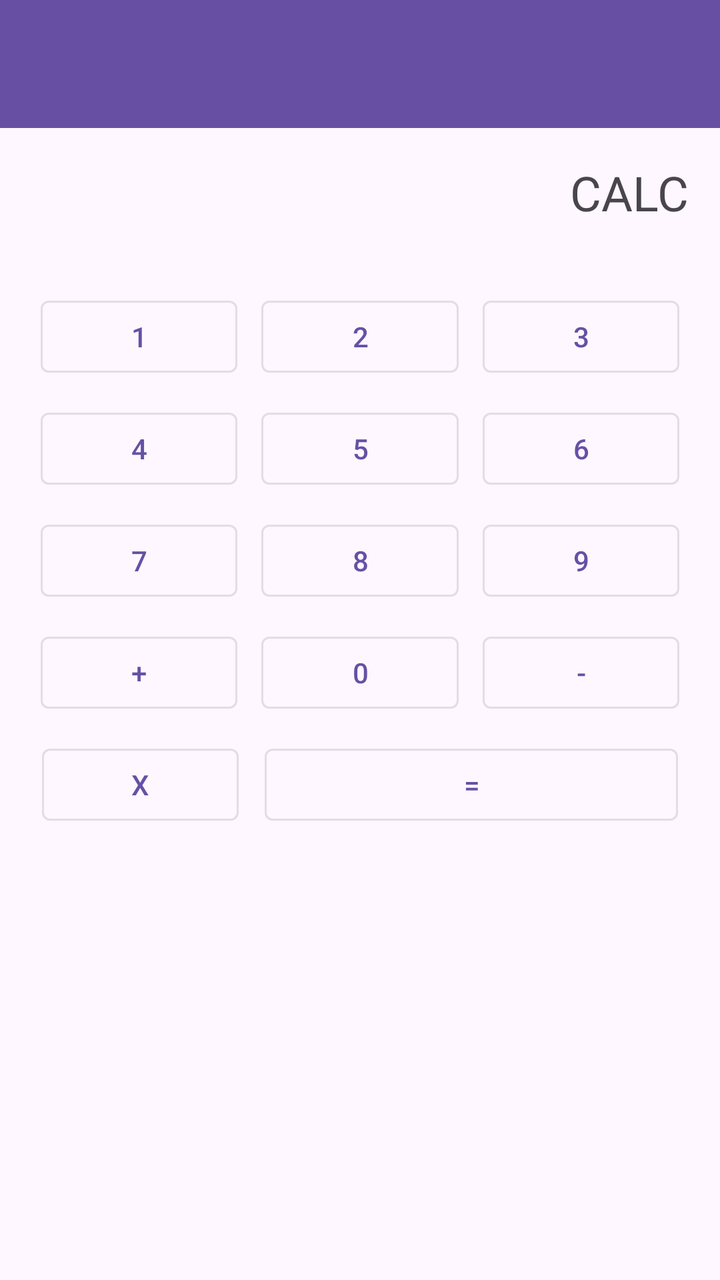
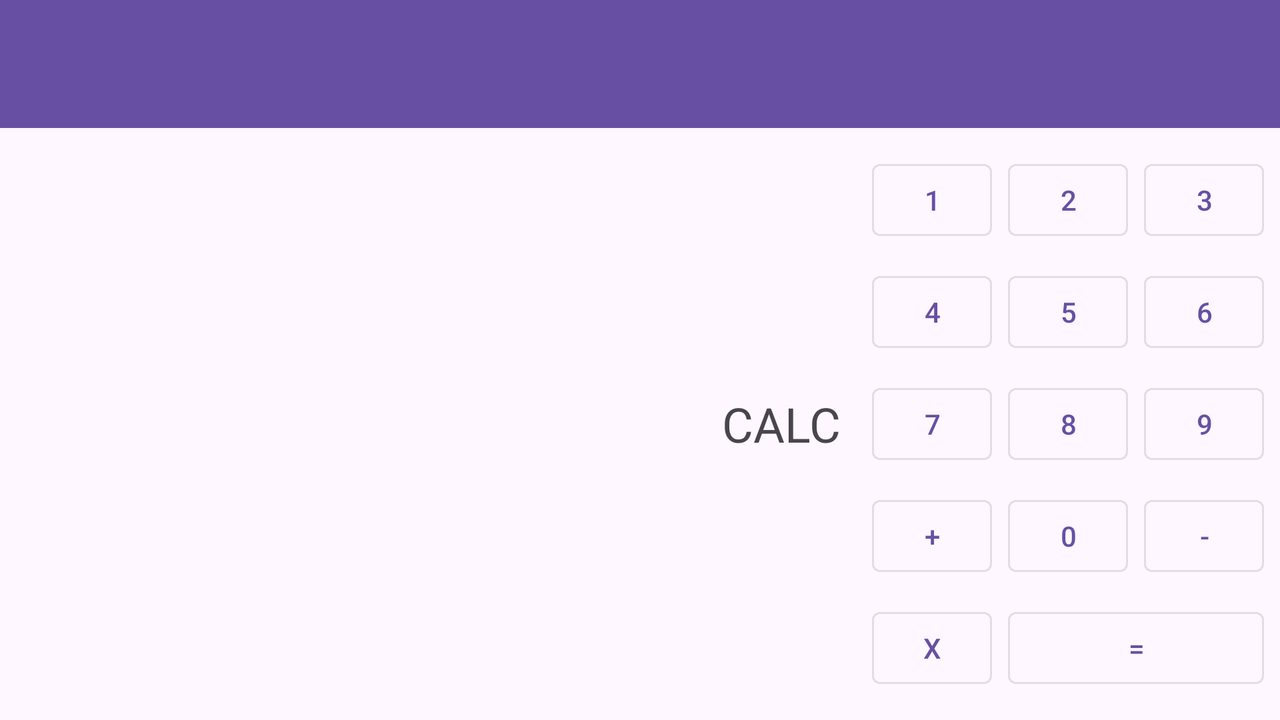

Two renders of one Android screen. The first uses the default layout on a phone; the second uses the alternative layout the repository ships for a different screen configuration, on a matching device. The two XML files are below.
<!-- AndroidManifest.xml: application theme Theme.Cs5520spring2025a1ycaptain -->
<!-- res/layout/activity_quic_calc.xml -->
<?xml version="1.0" encoding="utf-8"?>
<LinearLayout xmlns:android="http://schemas.android.com/apk/res/android"
    xmlns:app="http://schemas.android.com/apk/res-auto"
    android:layout_width="match_parent"
    android:layout_height="match_parent"
    android:orientation="vertical">

    <com.google.android.material.appbar.AppBarLayout
        android:layout_width="match_parent"
        android:layout_height="wrap_content"
        android:theme="@style/ThemeOverlay.AppCompat.Dark.ActionBar">

        <androidx.appcompat.widget.Toolbar
            android:id="@+id/toolbar"
            android:layout_width="match_parent"
            android:layout_height="?attr/actionBarSize"
            android:background="?attr/colorPrimary"
            app:popupTheme="@style/ThemeOverlay.AppCompat.Light" />

    </com.google.android.material.appbar.AppBarLayout>

    <TextView
        android:id="@+id/displayText"
        android:layout_width="match_parent"
        android:layout_height="wrap_content"
        android:gravity="end"
        android:padding="16dp"
        android:text="CALC"
        android:textSize="24sp" />

    <androidx.constraintlayout.widget.ConstraintLayout
        android:layout_width="match_parent"
        android:layout_height="match_parent"
        android:padding="16dp">

        <Button
            android:id="@+id/button1"
            style="@style/Widget.MaterialComponents.Button.OutlinedButton"
            android:layout_width="0dp"
            android:layout_height="48dp"
            android:text="1"
            app:layout_constraintEnd_toStartOf="@id/button2"
            app:layout_constraintStart_toStartOf="parent"
            app:layout_constraintTop_toTopOf="parent"
            app:layout_constraintWidth_percent="0.3" />

        <Button
            android:id="@+id/button2"
            style="@style/Widget.MaterialComponents.Button.OutlinedButton"
            android:layout_width="0dp"
            android:layout_height="48dp"
            android:layout_marginStart="8dp"
            android:text="2"
            app:layout_constraintEnd_toStartOf="@id/button3"
            app:layout_constraintStart_toEndOf="@id/button1"
            app:layout_constraintTop_toTopOf="parent"
            app:layout_constraintWidth_percent="0.3" />

        <Button
            android:id="@+id/button3"
            style="@style/Widget.MaterialComponents.Button.OutlinedButton"
            android:layout_width="0dp"
            android:layout_height="48dp"
            android:layout_marginStart="8dp"
            android:text="3"
            app:layout_constraintEnd_toEndOf="parent"
            app:layout_constraintStart_toEndOf="@id/button2"
            app:layout_constraintTop_toTopOf="parent"
            app:layout_constraintWidth_percent="0.3" />

        <Button
            android:id="@+id/button4"
            style="@style/Widget.MaterialComponents.Button.OutlinedButton"
            android:layout_width="0dp"
            android:layout_height="48dp"
            android:layout_marginTop="8dp"
            android:text="4"
            app:layout_constraintEnd_toStartOf="@id/button5"
            app:layout_constraintStart_toStartOf="parent"
            app:layout_constraintTop_toBottomOf="@id/button1"
            app:layout_constraintWidth_percent="0.3" />

        <Button
            android:id="@+id/button5"
            style="@style/Widget.MaterialComponents.Button.OutlinedButton"
            android:layout_width="0dp"
            android:layout_height="48dp"
            android:layout_marginStart="8dp"
            android:layout_marginTop="8dp"
            android:text="5"
            app:layout_constraintEnd_toStartOf="@id/button6"
            app:layout_constraintStart_toEndOf="@id/button4"
            app:layout_constraintTop_toBottomOf="@id/button2"
            app:layout_constraintWidth_percent="0.3" />

        <Button
            android:id="@+id/button6"
            style="@style/Widget.MaterialComponents.Button.OutlinedButton"
            android:layout_width="0dp"
            android:layout_height="48dp"
            android:layout_marginStart="8dp"
            android:layout_marginTop="8dp"
            android:text="6"
            app:layout_constraintEnd_toEndOf="parent"
            app:layout_constraintStart_toEndOf="@id/button5"
            app:layout_constraintTop_toBottomOf="@id/button3"
            app:layout_constraintWidth_percent="0.3" />

        <Button
            android:id="@+id/button7"
            style="@style/Widget.MaterialComponents.Button.OutlinedButton"
            android:layout_width="0dp"
            android:layout_height="48dp"
            android:layout_marginTop="8dp"
            android:text="7"
            app:layout_constraintEnd_toStartOf="@id/button8"
            app:layout_constraintStart_toStartOf="parent"
            app:layout_constraintTop_toBottomOf="@id/button4"
            app:layout_constraintWidth_percent="0.3" />

        <Button
            android:id="@+id/button8"
            style="@style/Widget.MaterialComponents.Button.OutlinedButton"
            android:layout_width="0dp"
            android:layout_height="48dp"
            android:layout_marginStart="8dp"
            android:layout_marginTop="8dp"
            android:text="8"
            app:layout_constraintEnd_toStartOf="@id/button9"
            app:layout_constraintStart_toEndOf="@id/button7"
            app:layout_constraintTop_toBottomOf="@id/button5"
            app:layout_constraintWidth_percent="0.3" />

        <Button
            android:id="@+id/button9"
            style="@style/Widget.MaterialComponents.Button.OutlinedButton"
            android:layout_width="0dp"
            android:layout_height="48dp"
            android:layout_marginStart="8dp"
            android:layout_marginTop="8dp"
            android:text="9"
            app:layout_constraintEnd_toEndOf="parent"
            app:layout_constraintStart_toEndOf="@id/button8"
            app:layout_constraintTop_toBottomOf="@id/button6"
            app:layout_constraintWidth_percent="0.3" />

        <Button
            android:id="@+id/buttonPlus"
            style="@style/Widget.MaterialComponents.Button.OutlinedButton"
            android:layout_width="0dp"
            android:layout_height="48dp"
            android:layout_marginTop="8dp"
            android:text="+"
            app:layout_constraintEnd_toStartOf="@id/button0"
            app:layout_constraintStart_toStartOf="parent"
            app:layout_constraintTop_toBottomOf="@id/button7"
            app:layout_constraintWidth_percent="0.3" />

        <Button
            android:id="@+id/button0"
            style="@style/Widget.MaterialComponents.Button.OutlinedButton"
            android:layout_width="0dp"
            android:layout_height="48dp"
            android:layout_marginStart="8dp"
            android:layout_marginTop="8dp"
            android:text="0"
            app:layout_constraintEnd_toStartOf="@id/buttonMinus"
            app:layout_constraintStart_toEndOf="@id/buttonPlus"
            app:layout_constraintTop_toBottomOf="@id/button8"
            app:layout_constraintWidth_percent="0.3" />

        <Button
            android:id="@+id/buttonMinus"
            style="@style/Widget.MaterialComponents.Button.OutlinedButton"
            android:layout_width="0dp"
            android:layout_height="48dp"
            android:layout_marginStart="8dp"
            android:layout_marginTop="8dp"
            android:text="-"
            app:layout_constraintEnd_toEndOf="parent"
            app:layout_constraintStart_toEndOf="@id/button0"
            app:layout_constraintTop_toBottomOf="@id/button9"
            app:layout_constraintWidth_percent="0.3" />

        <Button
            android:id="@+id/buttonX"
            style="@style/Widget.MaterialComponents.Button.OutlinedButton"
            android:layout_width="0dp"
            android:layout_height="48dp"
            android:layout_marginTop="8dp"
            android:text="X"
            app:layout_constraintEnd_toStartOf="@id/buttonEquals"
            app:layout_constraintStart_toStartOf="parent"
            app:layout_constraintTop_toBottomOf="@id/buttonPlus"
            app:layout_constraintWidth_percent="0.3" />

        <Button
            android:id="@+id/buttonEquals"
            style="@style/Widget.MaterialComponents.Button.OutlinedButton"
            android:layout_width="0dp"
            android:layout_height="48dp"
            android:layout_marginStart="8dp"
            android:layout_marginTop="8dp"
            android:text="="
            app:layout_constraintEnd_toEndOf="parent"
            app:layout_constraintStart_toEndOf="@id/buttonX"
            app:layout_constraintTop_toBottomOf="@id/button0"
            app:layout_constraintWidth_percent="0.63" />

    </androidx.constraintlayout.widget.ConstraintLayout>
</LinearLayout>
<!-- resources referenced by this layout -->
<resources>
  <!-- from res/values-v23/ -->
  <style name="Theme.Cs5520spring2025a1ycaptain" parent="Base.Theme.Cs5520spring2025a1ycaptain">
          
          <item name="android:navigationBarColor">@android:color/transparent</item>
          <item name="android:statusBarColor">@android:color/transparent</item>
          <item name="android:windowLightStatusBar">?attr/isLightTheme</item>
      </style>
  <style name="Base.Theme.Cs5520spring2025a1ycaptain" parent="Theme.Material3.DayNight.NoActionBar">
          
          
      </style>
</resources>
<!-- res/layout-land/activity_quic_calc.xml (the repository's variant of the layout above) -->
<!-- drawn on the phone turned sideways -->
<?xml version="1.0" encoding="utf-8"?>
<LinearLayout xmlns:android="http://schemas.android.com/apk/res/android"
    xmlns:app="http://schemas.android.com/apk/res-auto"
    android:layout_width="match_parent"
    android:layout_height="match_parent"
    android:orientation="vertical">

    <com.google.android.material.appbar.AppBarLayout
        android:layout_width="match_parent"
        android:layout_height="wrap_content"
        android:theme="@style/ThemeOverlay.AppCompat.Dark.ActionBar">

        <androidx.appcompat.widget.Toolbar
            android:id="@+id/toolbar"
            android:layout_width="match_parent"
            android:layout_height="?attr/actionBarSize"
            android:background="?attr/colorPrimary"
            app:popupTheme="@style/ThemeOverlay.AppCompat.Light" />

    </com.google.android.material.appbar.AppBarLayout>

    <LinearLayout
        android:layout_width="match_parent"
        android:layout_height="match_parent"
        android:orientation="horizontal"
        android:padding="8dp">

        <TextView
            android:id="@+id/displayText"
            android:layout_width="0dp"
            android:layout_height="wrap_content"
            android:layout_weight="1"
            android:layout_gravity="center"
            android:gravity="end"
            android:padding="16dp"
            android:text="CALC"
            android:textSize="24sp" />

        <androidx.constraintlayout.widget.ConstraintLayout
            android:layout_width="wrap_content"
            android:layout_height="wrap_content"
            android:layout_gravity="center">

            <Button
                android:id="@+id/button1"
                style="@style/Widget.MaterialComponents.Button.OutlinedButton"
                android:layout_width="60dp"
                android:layout_height="48dp"
                android:text="1"
                app:layout_constraintStart_toStartOf="parent"
                app:layout_constraintTop_toTopOf="parent" />

            <Button
                android:id="@+id/button2"
                style="@style/Widget.MaterialComponents.Button.OutlinedButton"
                android:layout_width="60dp"
                android:layout_height="48dp"
                android:layout_marginStart="8dp"
                android:text="2"
                app:layout_constraintStart_toEndOf="@id/button1"
                app:layout_constraintTop_toTopOf="parent" />

            <Button
                android:id="@+id/button3"
                style="@style/Widget.MaterialComponents.Button.OutlinedButton"
                android:layout_width="60dp"
                android:layout_height="48dp"
                android:layout_marginStart="8dp"
                android:text="3"
                app:layout_constraintStart_toEndOf="@id/button2"
                app:layout_constraintTop_toTopOf="parent" />

            <Button
                android:id="@+id/button4"
                style="@style/Widget.MaterialComponents.Button.OutlinedButton"
                android:layout_width="60dp"
                android:layout_height="48dp"
                android:layout_marginTop="8dp"
                android:text="4"
                app:layout_constraintStart_toStartOf="parent"
                app:layout_constraintTop_toBottomOf="@id/button1" />

            <Button
                android:id="@+id/button5"
                style="@style/Widget.MaterialComponents.Button.OutlinedButton"
                android:layout_width="60dp"
                android:layout_height="48dp"
                android:layout_marginStart="8dp"
                android:layout_marginTop="8dp"
                android:text="5"
                app:layout_constraintStart_toEndOf="@id/button4"
                app:layout_constraintTop_toBottomOf="@id/button2" />

            <Button
                android:id="@+id/button6"
                style="@style/Widget.MaterialComponents.Button.OutlinedButton"
                android:layout_width="60dp"
                android:layout_height="48dp"
                android:layout_marginStart="8dp"
                android:layout_marginTop="8dp"
                android:text="6"
                app:layout_constraintStart_toEndOf="@id/button5"
                app:layout_constraintTop_toBottomOf="@id/button3" />

            <Button
                android:id="@+id/button7"
                style="@style/Widget.MaterialComponents.Button.OutlinedButton"
                android:layout_width="60dp"
                android:layout_height="48dp"
                android:layout_marginTop="8dp"
                android:text="7"
                app:layout_constraintStart_toStartOf="parent"
                app:layout_constraintTop_toBottomOf="@id/button4" />

            <Button
                android:id="@+id/button8"
                style="@style/Widget.MaterialComponents.Button.OutlinedButton"
                android:layout_width="60dp"
                android:layout_height="48dp"
                android:layout_marginStart="8dp"
                android:layout_marginTop="8dp"
                android:text="8"
                app:layout_constraintStart_toEndOf="@id/button7"
                app:layout_constraintTop_toBottomOf="@id/button5" />

            <Button
                android:id="@+id/button9"
                style="@style/Widget.MaterialComponents.Button.OutlinedButton"
                android:layout_width="60dp"
                android:layout_height="48dp"
                android:layout_marginStart="8dp"
                android:layout_marginTop="8dp"
                android:text="9"
                app:layout_constraintStart_toEndOf="@id/button8"
                app:layout_constraintTop_toBottomOf="@id/button6" />

            <Button
                android:id="@+id/buttonPlus"
                style="@style/Widget.MaterialComponents.Button.OutlinedButton"
                android:layout_width="60dp"
                android:layout_height="48dp"
                android:layout_marginTop="8dp"
                android:text="+"
                app:layout_constraintStart_toStartOf="parent"
                app:layout_constraintTop_toBottomOf="@id/button7" />

            <Button
                android:id="@+id/button0"
                style="@style/Widget.MaterialComponents.Button.OutlinedButton"
                android:layout_width="60dp"
                android:layout_height="48dp"
                android:layout_marginStart="8dp"
                android:layout_marginTop="8dp"
                android:text="0"
                app:layout_constraintStart_toEndOf="@id/buttonPlus"
                app:layout_constraintTop_toBottomOf="@id/button8" />

            <Button
                android:id="@+id/buttonMinus"
                style="@style/Widget.MaterialComponents.Button.OutlinedButton"
                android:layout_width="60dp"
                android:layout_height="48dp"
                android:layout_marginStart="8dp"
                android:layout_marginTop="8dp"
                android:text="-"
                app:layout_constraintStart_toEndOf="@id/button0"
                app:layout_constraintTop_toBottomOf="@id/button9" />

            <Button
                android:id="@+id/buttonX"
                style="@style/Widget.MaterialComponents.Button.OutlinedButton"
                android:layout_width="60dp"
                android:layout_height="48dp"
                android:layout_marginTop="8dp"
                android:text="X"
                app:layout_constraintStart_toStartOf="parent"
                app:layout_constraintTop_toBottomOf="@id/buttonPlus" />

            <Button
                android:id="@+id/buttonEquals"
                style="@style/Widget.MaterialComponents.Button.OutlinedButton"
                android:layout_width="128dp"
                android:layout_height="48dp"
                android:layout_marginStart="8dp"
                android:layout_marginTop="8dp"
                android:text="="
                app:layout_constraintStart_toEndOf="@id/buttonX"
                app:layout_constraintTop_toBottomOf="@id/button0" />

        </androidx.constraintlayout.widget.ConstraintLayout>
    </LinearLayout>

</LinearLayout>
